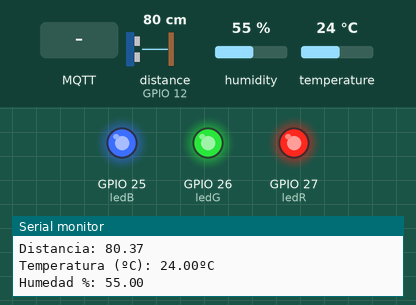
This sketch was run on a simulated ESP32. On the bench: output pins drawn as LEDs (lit = HIGH), the last lines printed to the serial monitor. Wiring (inferred from the names in the program): ultrasonic range finder: trigger GPIO 13; echo GPIO 12. The test bench sets the inputs (shaded band); at power-on: distance to the obstacle (sensor on GPIO 12) 80 cm, humidity 55 %, temperature 24 °C. The echo pulse lasts 58.3 µs per cm; WiFi joins after 1.5 s; servers stay silent unless stated; no MQTT or app messages arrive unless stated; pins used as bus, display or sensor lines are not drawn.

Above: at 2.7 s.
2.8 s: MQTT message "BLANCO" arrives on the first subscribed topic
At 7.0 s:
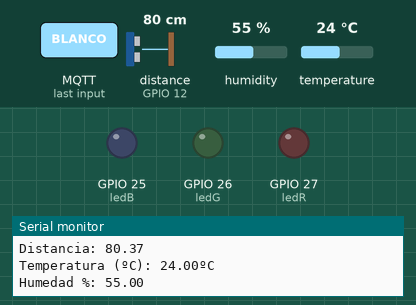
8.1 s: MQTT message "CELESTE" arrives on the first subscribed topic
At 11.9 s:
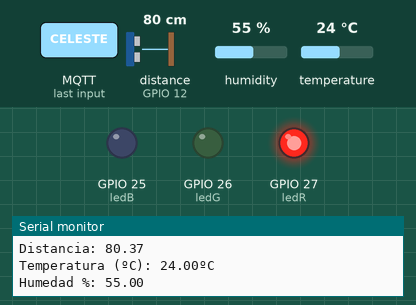
13.1 s: MQTT message "AZUL" arrives on the first subscribed topic
At 17.8 s:
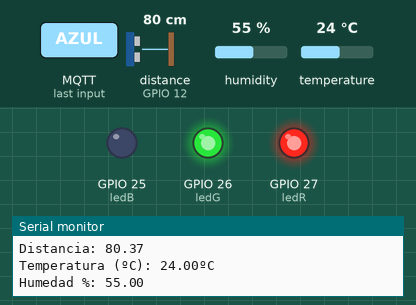
18.1 s: MQTT message "MORADO" arrives on the first subscribed topic
At 22.9 s:
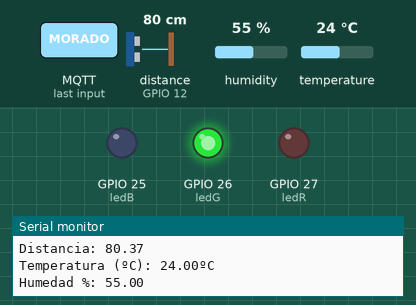
23.2 s: MQTT message "VERDE" arrives on the first subscribed topic
At 27.9 s:
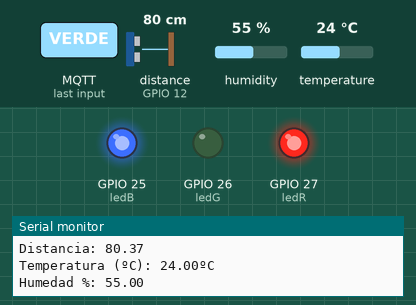
28.2 s: MQTT message "AMARILLO" arrives on the first subscribed topic
At 32.9 s:
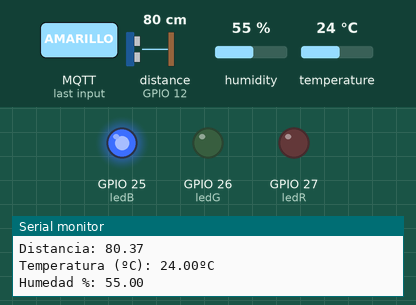
Timing chart, 0 to 34.2 s (numbered marks = the images above; inputs shaded):
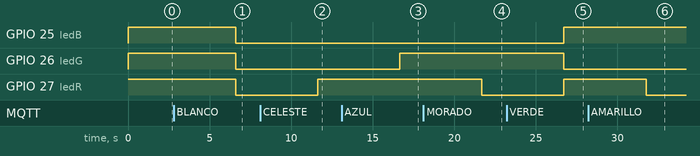

Measured:
- after the input at 2.8 s, GPIO 25 (ledB), GPIO 26 (ledG), GPIO 27 (ledR): HIGH → LOW after 3.8 s
- after the input at 8.1 s, GPIO 27 (ledR): LOW → HIGH after 3.5 s
- after the input at 13.1 s, GPIO 26 (ledG): LOW → HIGH after 3.6 s
- after the input at 18.1 s, GPIO 27 (ledR): HIGH → LOW after 3.6 s
- after the input at 23.2 s, GPIO 25 (ledB), GPIO 27 (ledR): LOW → HIGH after 3.5 s; GPIO 26 (ledG): HIGH → LOW after 3.5 s
- after the input at 28.2 s, GPIO 27 (ledR): HIGH → LOW after 3.5 s

The sketch:

Conexion_mqtt_publish_suscribe.ino
```cpp
#include <WiFi.h>
#include <PubSubClient.h>
#include <DHT.h>
//Ingresar libreria PubSubClient

WiFiClient esp32Client;
PubSubClient mqttClient(esp32Client);

const char* ssid     = "Wifi_name";
const char* password = "Wifi_pass";

char *server = "broker.emqx.io";
int port = 1883;

int Trigger =13;
int Echo = 12;

int ledR= 27;
int ledG= 26;
int ledB= 25;


int var = 0;

char datos[40];
char datos2[40];
char datos3[40];
char datos4[40];
String resultS = "";

float tiempo;
float distancia;

//—-DHT declaraciones
#define DHTTYPE DHT11
#define DHTPIN 32

//Inicializar el sensor DHT11
DHT dht(DHTPIN, DHTTYPE);

void wifiInit() {
    Serial.print("Conectándose a ");
    Serial.println(ssid);

    WiFi.begin(ssid, password);

    while (WiFi.status() != WL_CONNECTED) {
      Serial.print(".");
        delay(500);
    }
    Serial.println("");
    Serial.println("Conectado a WiFi");
    Serial.println("Dirección IP: ");
    Serial.println(WiFi.localIP());
  }

void callback(char* topic, byte* payload, unsigned int length) {
  Serial.print("Mensaje recibido [");
  Serial.print(topic);
  Serial.print("] ");

  char payload_string[length + 1];

  int resultI;

  memcpy(payload_string, payload, length);
  payload_string[length];
  resultI = atoi(payload_string);

  var = resultI;

  resultS = "";

  for (int i=0;i<length;i++) {
    resultS= resultS + (char)payload[i];
  }
  Serial.println();
}


void reconnect() {
 mqttClient.setServer(server, port);
 mqttClient.setCallback(callback);
  while (!mqttClient.connected()) {
    Serial.print("Intentando conectarse MQTT...");
     String client_id = "nombreServerMqtt";
     client_id += String(WiFi.macAddress());
    if (mqttClient.connect(client_id.c_str())) {
     Serial.println("Conectado");


    } else {
      Serial.print("Fallo, rc=");
      Serial.print(mqttClient.state());
      Serial.println(" intentar de nuevo en 5 segundos");
      // Wait 5 seconds before retrying
      delay(5000);
    }
  }
  mqttClient.subscribe("Entrada/colorLed");
}

void setup()
{

  pinMode(ledR,OUTPUT);
  pinMode(ledG,OUTPUT);
  pinMode(ledB,OUTPUT);
  pinMode(Trigger,OUTPUT);
  pinMode(Echo,INPUT);
   //-Inicializar dht11
  dht.begin();

  digitalWrite(ledR,HIGH);
  digitalWrite(ledG,HIGH);
  digitalWrite(ledB,HIGH);

  Serial.begin(115200);
  delay(10);
  wifiInit();
  mqttClient.setServer(server, port);
  mqttClient.setCallback(callback);
}

void loop()
{
   if (!mqttClient.connected()) {
    reconnect();
  }
  mqttClient.loop();

  Serial.print("Color Led: ");
  Serial.println(resultS);
  luces(resultS);

digitalWrite(Trigger,LOW);
delayMicroseconds(4);
digitalWrite(Trigger,HIGH);
delayMicroseconds(10);
digitalWrite(Trigger,LOW);
tiempo = pulseIn(Echo,HIGH);
distancia = tiempo/58.03;
Serial.print("Distancia: ");
  Serial.println(distancia);

//lecturas
      float h = dht.readHumidity();
      float t = dht.readTemperature();

        Serial.print("Temperatura (ºC): ");
        Serial.print(t);
        Serial.println("ºC");
        Serial.print("Humedad %: ");
        Serial.println(h);


  sprintf(datos2,"Valor de distancia: %lf",distancia);
  sprintf(datos3,"Valor de humedad: %lf",h);
  sprintf(datos4,"Valor de temperatura: %lf",t);

  mqttClient.publish("Carro/SensorReversa/Distancia",datos2);
  mqttClient.publish("Casa/Patio/Humedad",datos3);
  mqttClient.publish("Casa/Cuarto/Temperatura",datos4);

  delay(5000);


}
void luces (String color){
Serial.println(color);
if (color == "BLANCO"){

  digitalWrite(ledR,LOW);
  digitalWrite(ledG,LOW);
  digitalWrite(ledB,LOW);

}else if (color == "CELESTE"){

  digitalWrite(ledR,HIGH);
  digitalWrite(ledG,LOW);
  digitalWrite(ledB,LOW);

}else if (color == "AZUL"){

  digitalWrite(ledR,HIGH);
  digitalWrite(ledG,HIGH);
  digitalWrite(ledB,LOW);

}else if (color == "MORADO"){

  digitalWrite(ledR,LOW);
  digitalWrite(ledG,HIGH);
  digitalWrite(ledB,LOW);

}else if (color == "VERDE"){

  digitalWrite(ledR,HIGH);
  digitalWrite(ledG,LOW);
  digitalWrite(ledB,HIGH);

}else if (color == "AMARILLO"){

  digitalWrite(ledR,LOW);
  digitalWrite(ledG,LOW);
  digitalWrite(ledB,HIGH);

}else if (color == "ROJO"){

  digitalWrite(ledR,LOW);
  digitalWrite(ledG,HIGH);
  digitalWrite(ledB,HIGH);

}else if (color == "NEGRO"){

  digitalWrite(ledR,HIGH);
  digitalWrite(ledG,HIGH);
  digitalWrite(ledB,HIGH);

}


}
```
